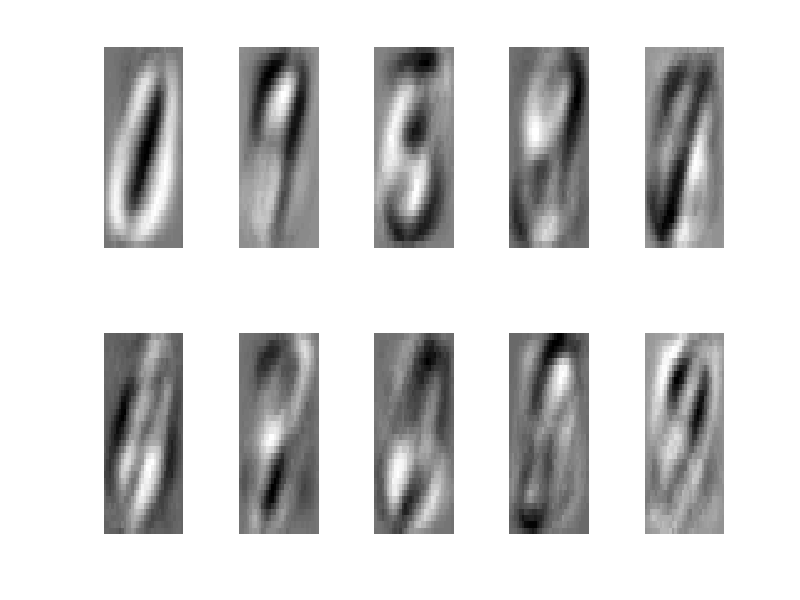
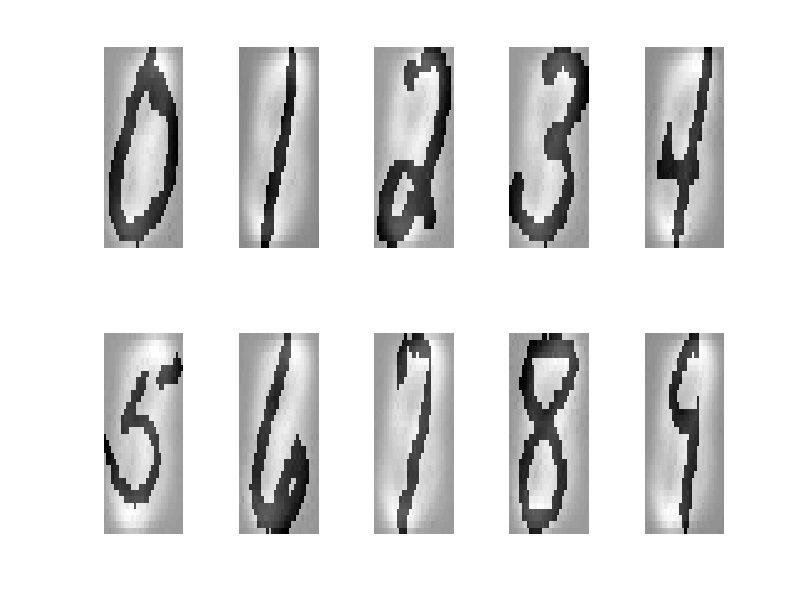
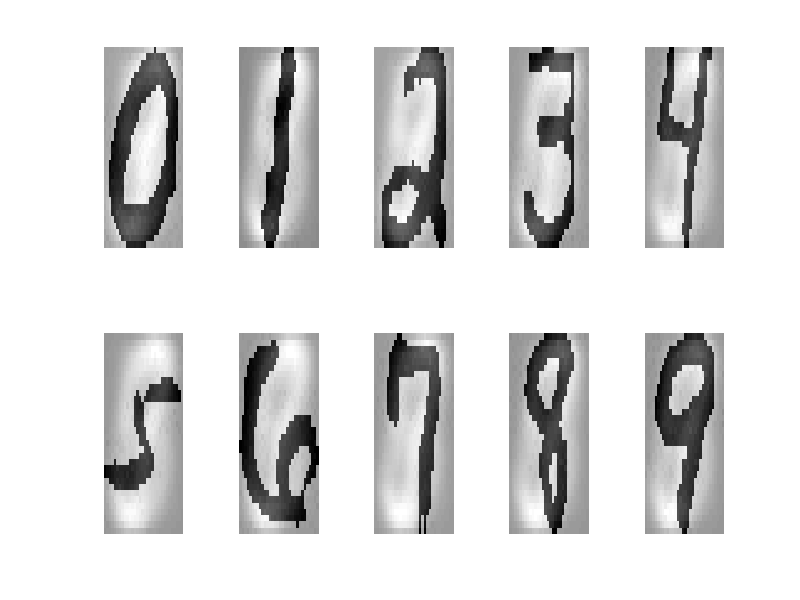

Here is the MATLAB script that generated these plots, in order:

clear
load Digits

%% create a training ensemble and optimal basis --------------
num_images = 50;
num_subj = 10;
y = photo_size(1); x = photo_size(2);
X = double(Gallery);
Probe = double(Probe);
m = mean(X,2);
Y = X - repmat(m,1,size(X,2)); %% mean-subtraction
[U,S,V] = svd(Y,0);
d = 500;
%A = S*V'; %% expansion coefficients (projection of data onto optimal basis)
ProjMat = U(:,1:d)';

% plot the first 10 eigen-digits
figure(1),title('first 10 eigen-digits')
for i = 1:10
    subplot(2,5,i), imagesc(reshape(U(:,i),y,x)),colormap(gray),axis off
end
%% project the gallery as well as probe onto the PCA feature space
fea_Gallery_p = U(:,1:d)*S(1:d,1:d)*V(:,1:d)';
fea_Gallery = ProjMat*X;
Probe = Probe - repmat(m,1,size(Probe,2));
fea_Probe = ProjMat*Probe;
%% plot sample gallery images in feature space
figure(2),title('sample gallery images in feature space')
for i = 1:10
    subplot(2,5,i), imagesc(reshape(fea_Gallery_p(:,50*(i-1)+1),y,x)),colormap(gray),axis off
end

figure(3),title('probe images')
for i = 1:10
    subplot(2,5,i), imagesc(reshape(Probe(:,i),y,x)),colormap(gray),axis off
end

%% classify probes -----------------------------------
for i = 1:size(Probe,2)
    for j = 1:size(X,2)
        dist(i,j) = norm(fea_Probe(:,i)-fea_Gallery(:,j),2);% get distance between probe and gallery
    end
    [val,loc] = sort(dist(i,:));
    ind(i) = loc(1);
    if  ind(i) >= (i-1)*num_images + 1 && ind(i) <= num_images*i
        class(i) = 1;
    else
        class(i) = 0;
    end
end
%
% %% Question: Why doesn't this work well?
% %% choice of norm, variation in the data, number of images used in the
% %% training, etc.